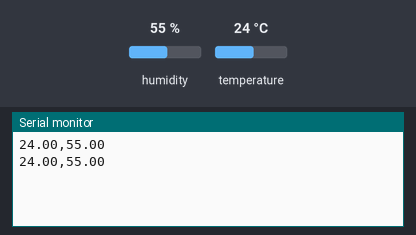
Recording of a sketch running on a simulated Arduino Uno, built with avr-gcc and run on an emulated ATmega328P. Parts: the last lines printed to the serial monitor. The test bench sets the inputs (shaded band); at power-on: humidity 55 %, temperature 24 °C.

Above: at 10.8 s.
10.9 s: humidity set to 22 %
At 15.9 s:
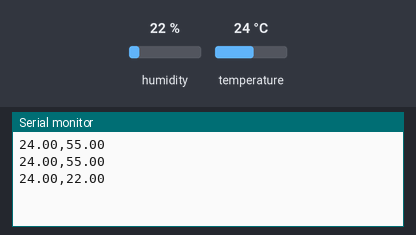
18.4 s: temperature set to 12 °C
At 20.7 s:
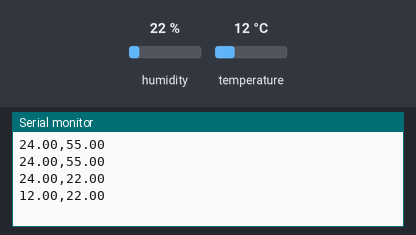
25.9 s: humidity set to 40 %
At 31.2 s:
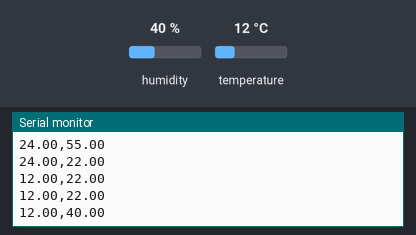
Timing chart, 0 to 32.7 s (numbered marks = the images above; inputs shaded):
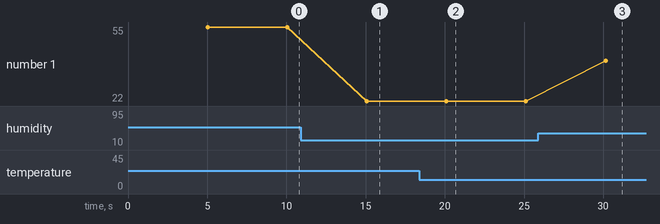

The sketch:

Sensor_Arduino.ino
```cpp
#include "DHT.h" //Libreria para manejar el sensor

#define DHTPIN 4 //pin por el que se leerán los datos del sensor
#define DHTTYPE DHT11

DHT dht(DHTPIN, DHTTYPE);

void setup() {
  Serial.begin(9600); //Estableciendo la comunicación con el puerto serial
  dht.begin(); //Iniciando el sensor
}

void loop() {

  delay(5000);

  //Leyendo la humedad
  float h = dht.readHumidity();
  //Leyendo la temperatura
  float t = dht.readTemperature();

  //Revisando que no hayan lecturas erroneas
  if (isnan(h) || isnan(t)) {
    Serial.println(F("NULL"));
    return;
  }

  //Imprimiendo las lecturas:
  Serial.print(t);
  Serial.print(",");
  Serial.println(h);
}
```

Measured:
- after the input at 10.9 s, the serial monitor: prints a new line after 4.2 s (image 1)
- after the input at 18.4 s, the serial monitor: prints a new line after 1.7 s (image 2)
- after the input at 25.9 s, the serial monitor: prints a new line after 4.2 s (image 3)
- plotted number 1: 55 → 22 after the input at 10.9 s, 22 → 40 after the input at 25.9 s
